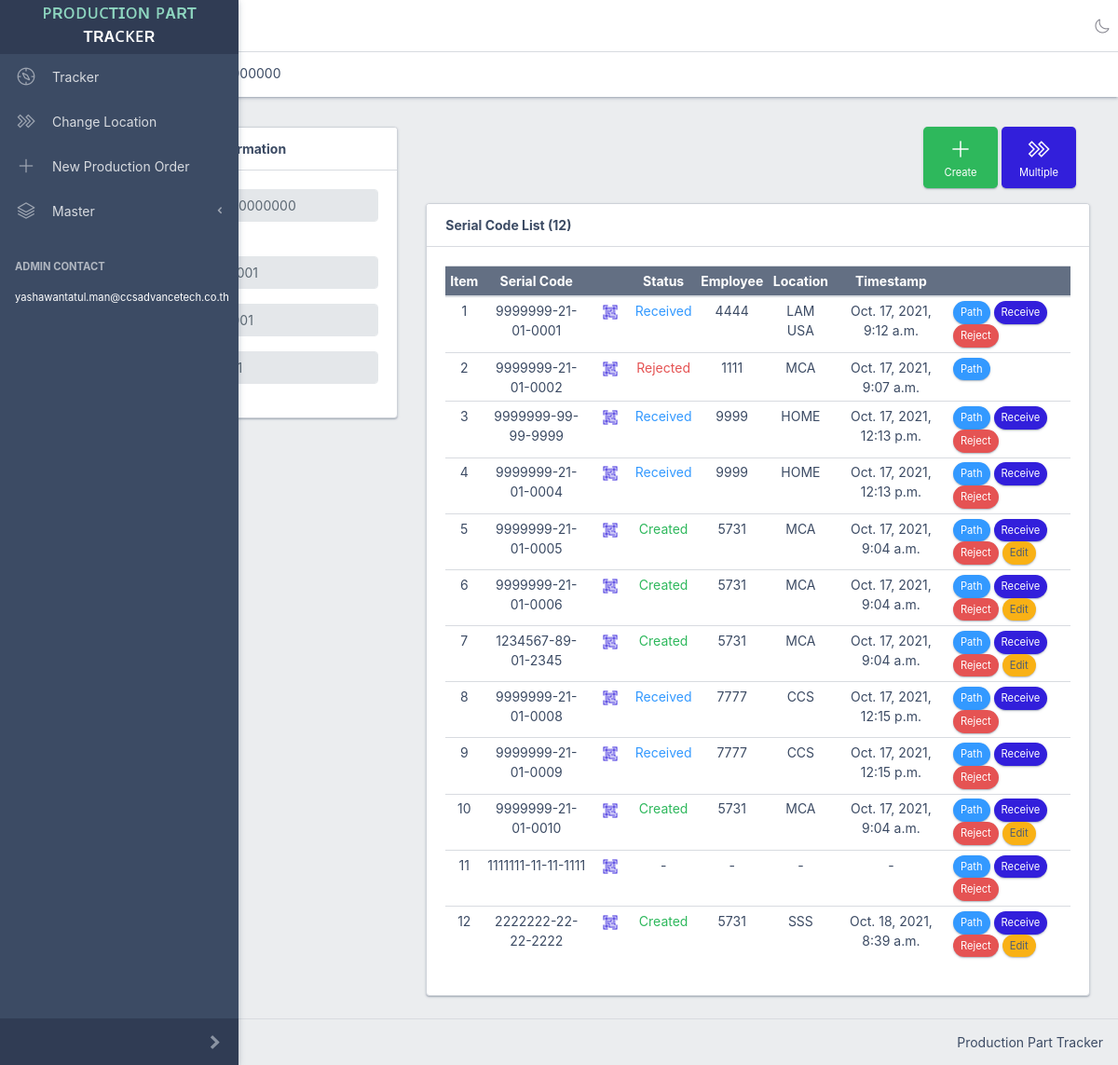
Page /order/4050000000 on the earlier database version.
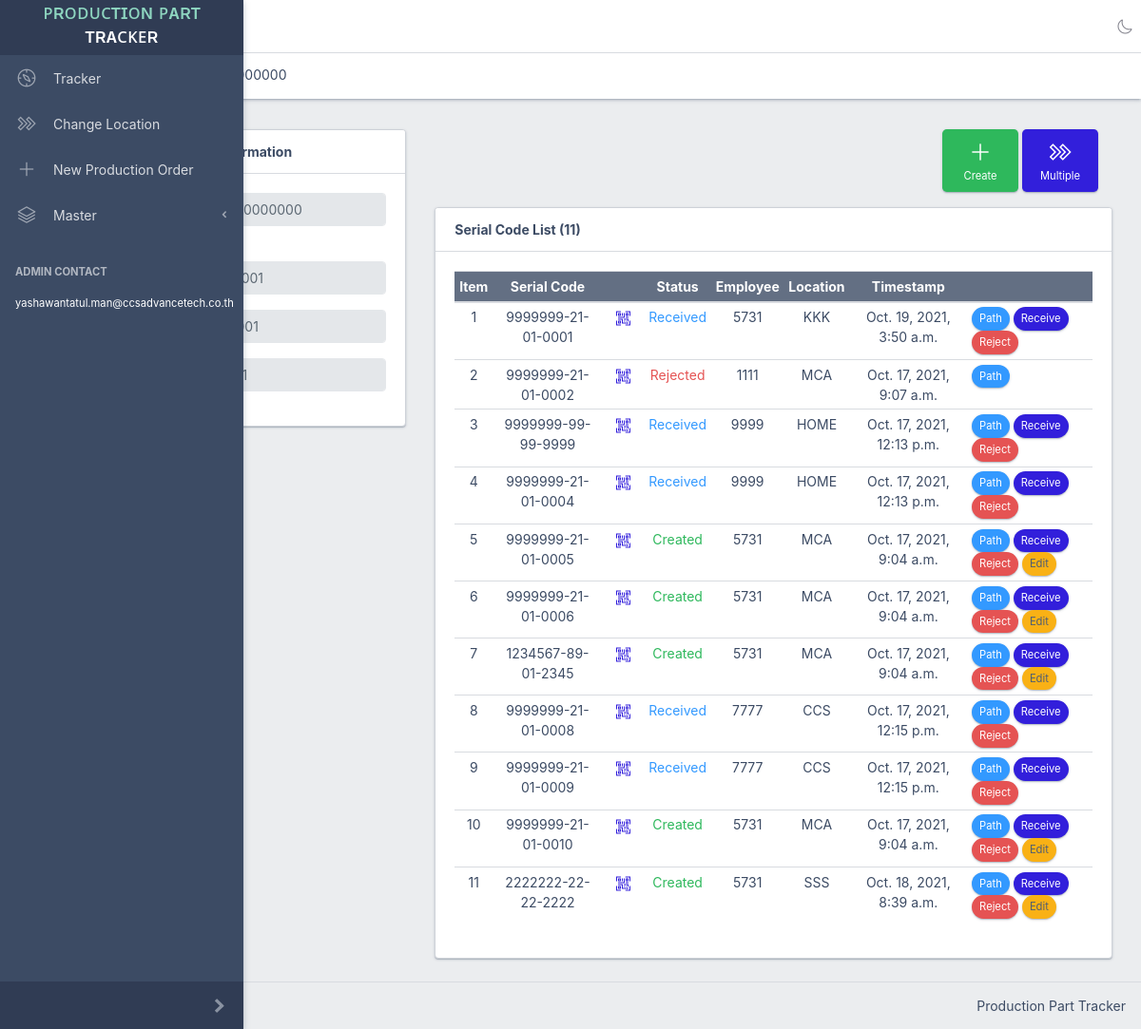
Same page on the later database version.
### pptapp/models.py (models this page shows)
class Serial(models.Model):
    id = models.AutoField(primary_key=True)
    code = models.CharField(max_length=20, default="-")
    order = models.ForeignKey(Order, on_delete=models.CASCADE)
    date_modified = models.DateTimeField(auto_now=True)
    date_published = models.DateTimeField(auto_now_add=True)

### pptapp/views.py (the view)
# urls.py: path('order/<str:order_no>', views.order, name='order'),
def order(request, order_no):
    order = Order.objects.get(no=order_no)
    serial_codes = Serial.objects.filter(order=order)
    path_list = []
    last_status = []
    last_receivers = []
    last_locations = []
    last_timestamps = []
    for serial_code in serial_codes:
        paths = Path.objects.filter(serial=serial_code).order_by('date_published')
        path_list.append(paths)
        if len(paths) > 0:
            last_path = paths[len(paths) - 1]
            last_status.append(last_path.status)
            last_receivers.append(last_path.emp_id)
            last_locations.append(last_path.location)
            last_timestamps.append(last_path.date_published)
        else:
            last_status.append('-')
            last_receivers.append('-')
            last_locations.append('-')
            last_timestamps.append('-')
    context = {
        'order' : order,
        'serial_codes' : serial_codes,
        'path_list' : path_list,
        'last_status' : last_status,
        'last_receivers' : last_receivers,
        'last_locations' : last_locations,
        'last_timestamps' : last_timestamps,
    }
    return render(request, 'order.html', context)

### pptapp/templatetags/extra.py (called while the page is built)
@register.filter
def index(indexable, i):
    return indexable[i]

### templates/order.html (shortened to what the changed rows need)
<!DOCTYPE html>
{% load static %}
{% load extra %}
<html lang="en">
  <head>
    <link rel="stylesheet" href="{% static "css/style.css" %}">
    <link href="{% static "vendors/@coreui/icons/css/free.min.css" %}" rel="stylesheet">
    <link href="{% static "vendors/@coreui/icons/css/brand.min.css" %}" rel="stylesheet">
    <link href="{% static "vendors/select2/css/select2.min.css" %}" rel="stylesheet">
    <link href="{% static "vendors/select2/css/select2-coreui.min.css" %}" rel="stylesheet">
  </head>
  <body class="c-app c-no-layout-transition">
    <div class="c-wrapper">
      <div class="c-body">
        <main class="c-main">
          <div class="container-fluid">
            <div class="fade-in">
              <div class="row">
                  <div class="col-sm-12 col-md-8">
                    <div class="card border-secondary">
                      <div class="card-header">
                        <strong>Serial Code List ({{serial_codes|length}})</strong>
                      </div>
                      <div class="card-body">
                        <table class="table table-sm text-center" id="serial_code_table">
                          <thead>
                            <tr class="bg-dark">
                              <th>Item</th>
                              <th>Serial Code</th>
                              <th></th>
                              <th>Status</th>
                              <th>Employee</th>
                              <th>Location</th>
                              <th>Timestamp</th>
                              <th></th>
                            </tr>
                          </thead>
                          <tbody>
                            {% for serial_code in serial_codes %}
                            <tr>
                              <td>{{forloop.counter}}</td>
                              <td>{{serial_code.code}}</td>
                              <td><button type="button" class="btn btn-sm btn-link small" style="padding-top:0px; padding-bottom:0px;" data-toggle="modal" data-target="#qrcode_modal" onclick="prepare_qrcode('{{serial_code.code}}')"><i class="c-icon cil-qr-code"></i></button></td>
                              <td>
                                {% if last_status|index:forloop.counter0 == 'CREATED' %}<span class="text-success">Created</span>
                                {% elif last_status|index:forloop.counter0 == 'RECEIVED' %}<span class="text-info">Received</span>
                                {% elif last_status|index:forloop.counter0 == 'REJECTED' %}<span class="text-danger">Rejected</span>
                                {% else %}{{last_status|index:forloop.counter0}}{% endif %}
                              </td>
                              <td>{{last_receivers|index:forloop.counter0}}</td>
                              <td>{{last_locations|index:forloop.counter0}}</td>
                              <td>{{last_timestamps|index:forloop.counter0}}</td>
                              <td class="text-left">
                                <button type="button" class="btn btn-sm btn-pill btn-info small" data-toggle="modal" data-target="#path_{{serial_code.id}}_modal">Path</button>
                                {% if last_status|index:forloop.counter0 != 'REJECTED' %}
                                <button type="button" class="btn btn-sm btn-pill btn-primary small" data-toggle="modal" data-target="#receive_modal" onclick="prepare_receive('{{serial_code.id}}','{{serial_code.code}}')">Receive</button>
                                <button type="button" class="btn btn-sm btn-pill btn-danger small" data-toggle="modal" data-target="#reject_modal" onclick="prepare_reject('{{serial_code.id}}','{{serial_code.code}}')">Reject</button>
                                {% endif %}
                                {% if last_status|index:forloop.counter0 == 'CREATED' %}
                                <button type="button" class="btn btn-sm btn-pill btn-warning small" data-toggle="modal" data-target="#edit_modal" onclick="prepare_edit('{{serial_code.id}}','{{serial_code.code}}')">Edit</button>
                                {% endif %}
                              </td>
                            </tr>
                            {% endfor %}
                          </tbody>
                        </table>
                      </div>
                    </div>
                  </div>
                </div>
            </div>
          </div>
        </main>
      </div>
    </div>
  </body>
</html>

Differences in the rows shown:
removed Serial: code "1111111-11-11-1111", counter0 "-"
computed for Serial (number 1 of 11 on the later page): counter0 "4444" → "5731"; counter0 "LAM USA" → "KKK"; counter0 "Oct. 17, 2021, 9:12 a.m." → "Oct. 19, 2021, 3:50 a.m."
Other differences:
{{ serial_codes|length }}: "12" → "11"
